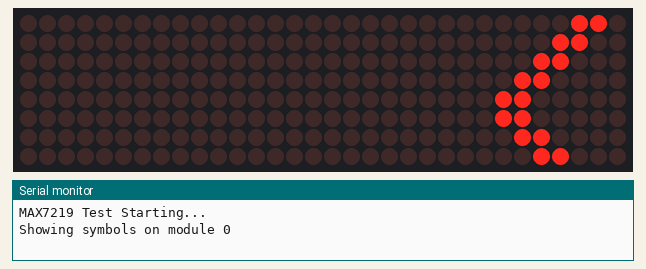
Bench run of a sketch on a simulated ESP8266 (NodeMCU). Parts: 32×8 LED matrix, the last lines printed to the serial monitor.

Above: at 0.1 s.
At 1.1 s:
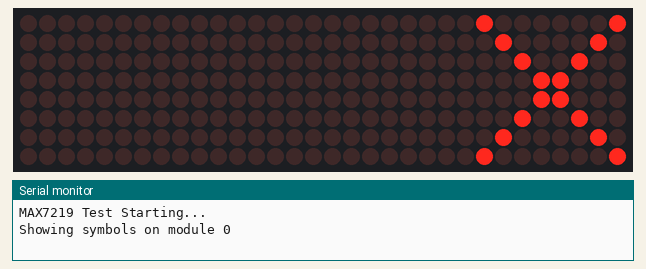
At 3.1 s:
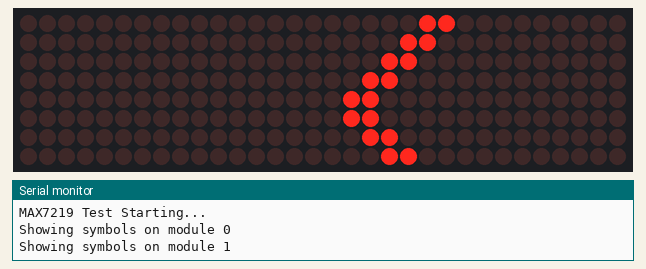
At 6.1 s:
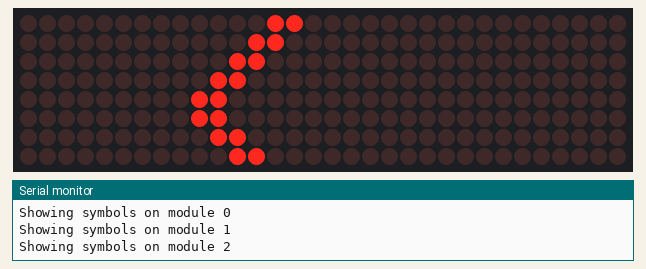
At 9.1 s:
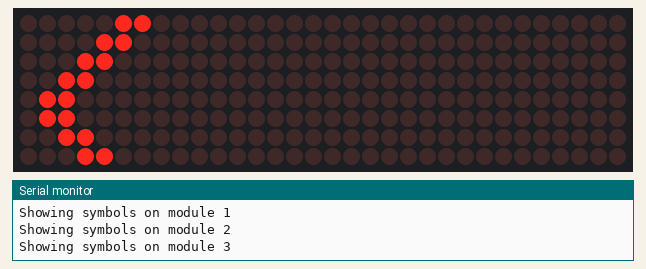
At 12.1 s:
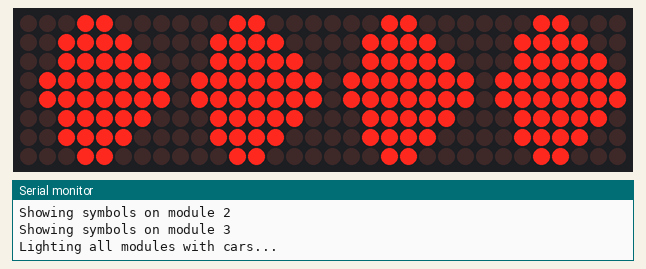

The sketch:

8x8LedDotModule.ino
```cpp
#include <MD_MAX72xx.h>
#include <SPI.h>

// Choose your module type
#define HARDWARE_TYPE MD_MAX72XX::FC16_HW

// Number of 8x8 matrices chained
#define MAX_DEVICES 4  // adjust to how many modules you have
// Pin setup for NodeMCU (ESP8266)
#define DATA_PIN  0   // DIN
#define CLK_PIN   15   // CLK
#define CS_PIN    5  // CS (LOAD)


// Create the LED matrix object
MD_MAX72XX mx = MD_MAX72XX(HARDWARE_TYPE, DATA_PIN, CLK_PIN, CS_PIN, MAX_DEVICES);
// --- Some symbols (8x8 bitmaps) ---
const uint8_t symbol_check[8] = {
  0x00, 0x01, 0x03, 0x86, 0xCC, 0x78, 0x30, 0x00
};

const uint8_t symbol_x[8] = {
  0x81, 0x42, 0x24, 0x18, 0x18, 0x24, 0x42, 0x81
};

const uint8_t symbol_car[8] = {
  0x18, 0x3C, 0x7E, 0xFF, 0xFF, 0x7E, 0x18, 0x00
};

// Helper function: draw a symbol on one 8x8 matrix
void drawSymbol(uint8_t module, const uint8_t* symbol) {
  for (uint8_t col = 0; col < 8; col++) {
    mx.setColumn(module, col, symbol[col]);
  }
}

void setup() {
  Serial.begin(115200);
  Serial.println("MAX7219 Test Starting...");
  mx.begin();
  mx.control(MD_MAX72XX::INTENSITY, 5);  // brightness 0–15
  mx.clear();
}

void loop() {
  // Cycle through modules and symbols
  for (uint8_t i = 0; i < MAX_DEVICES; i++) {
    Serial.printf("Showing symbols on module %d\n", i);
    // Show checkmark
    mx.clear();
    drawSymbol(i, symbol_check);
    delay(1000);
    // Show X
    mx.clear();
    drawSymbol(i, symbol_x);
    delay(1000);
    // Show car
    mx.clear();
    drawSymbol(i, symbol_car);
    delay(1000);
  }
  // Show all modules at once
  Serial.println("Lighting all modules with cars...");
  for (uint8_t i = 0; i < MAX_DEVICES; i++) {
    drawSymbol(i, symbol_car);
  }
  delay(2000);
  mx.clear();
  delay(1000);
}
```

Measured:
- by itself, everything shown: repeats every 15.0 s, in 14 steps
- what the display in image 1 shows lasts 1.0 s, from 1.0 s to 2.0 s
- what the display in image 5 shows lasts 2.0 s, from 12.0 s to 14.0 s
